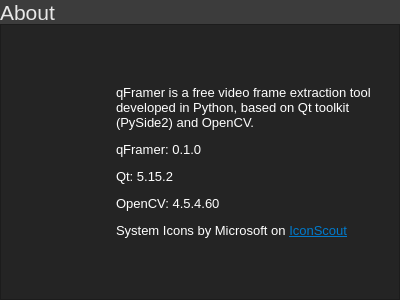
<?xml version="1.0" encoding="UTF-8"?>
<ui version="4.0">
 <class>about_window</class>
 <widget class="QDialog" name="about_window">
  <property name="geometry">
   <rect>
    <x>0</x>
    <y>0</y>
    <width>400</width>
    <height>300</height>
   </rect>
  </property>
  <property name="minimumSize">
   <size>
    <width>400</width>
    <height>300</height>
   </size>
  </property>
  <property name="windowTitle">
   <string>About</string>
  </property>
  <property name="windowIcon">
   <iconset resource="../../rc.qrc">
    <normaloff>:/system_icons/img/icon.ico</normaloff>:/system_icons/img/icon.ico</iconset>
  </property>
  <layout class="QGridLayout" name="gridLayout">
   <property name="leftMargin">
    <number>0</number>
   </property>
   <property name="topMargin">
    <number>0</number>
   </property>
   <property name="rightMargin">
    <number>0</number>
   </property>
   <property name="bottomMargin">
    <number>0</number>
   </property>
   <property name="spacing">
    <number>0</number>
   </property>
   <item row="0" column="0">
    <widget class="QFrame" name="top_bar">
     <property name="maximumSize">
      <size>
       <width>16777215</width>
       <height>24</height>
      </size>
     </property>
     <property name="styleSheet">
      <string notr="true">background-color: rgb(60, 60, 60);</string>
     </property>
     <layout class="QHBoxLayout" name="horizontalLayout_2">
      <property name="spacing">
       <number>0</number>
      </property>
      <property name="leftMargin">
       <number>0</number>
      </property>
      <property name="topMargin">
       <number>0</number>
      </property>
      <property name="rightMargin">
       <number>0</number>
      </property>
      <property name="bottomMargin">
       <number>0</number>
      </property>
      <item>
       <widget class="QLabel" name="top_label">
        <property name="maximumSize">
         <size>
          <width>100</width>
          <height>16777215</height>
         </size>
        </property>
        <property name="font">
         <font>
          <pointsize>16</pointsize>
          <weight>50</weight>
          <bold>false</bold>
         </font>
        </property>
        <property name="styleSheet">
         <string notr="true">color: rgb(232, 232, 232);</string>
        </property>
        <property name="text">
         <string>About</string>
        </property>
       </widget>
      </item>
      <item>
       <spacer name="horizontalSpacer">
        <property name="orientation">
         <enum>Qt::Horizontal</enum>
        </property>
        <property name="sizeHint" stdset="0">
         <size>
          <width>40</width>
          <height>20</height>
         </size>
        </property>
       </spacer>
      </item>
     </layout>
    </widget>
   </item>
   <item row="0" column="1">
    <widget class="QFrame" name="system_buttons">
     <property name="minimumSize">
      <size>
       <width>32</width>
       <height>0</height>
      </size>
     </property>
     <property name="maximumSize">
      <size>
       <width>32</width>
       <height>24</height>
      </size>
     </property>
     <property name="styleSheet">
      <string notr="true">background-color: rgb(60, 60, 60);</string>
     </property>
     <layout class="QHBoxLayout" name="horizontalLayout">
      <property name="spacing">
       <number>0</number>
      </property>
      <property name="leftMargin">
       <number>0</number>
      </property>
      <property name="topMargin">
       <number>0</number>
      </property>
      <property name="rightMargin">
       <number>0</number>
      </property>
      <property name="bottomMargin">
       <number>0</number>
      </property>
      <item>
       <widget class="QPushButton" name="btn_close">
        <property name="minimumSize">
         <size>
          <width>32</width>
          <height>0</height>
         </size>
        </property>
        <property name="maximumSize">
         <size>
          <width>32</width>
          <height>32</height>
         </size>
        </property>
        <property name="styleSheet">
         <string notr="true">QPushButton::hover {;
	border: 1px solid #ed4245;
    background-color: #ed4245;
}</string>
        </property>
        <property name="text">
         <string/>
        </property>
        <property name="icon">
         <iconset resource="../../rc.qrc">
          <normaloff>:/system_icons/img/close.png</normaloff>:/system_icons/img/close.png</iconset>
        </property>
        <property name="iconSize">
         <size>
          <width>24</width>
          <height>24</height>
         </size>
        </property>
        <property name="flat">
         <bool>true</bool>
        </property>
       </widget>
      </item>
     </layout>
    </widget>
   </item>
   <item row="1" column="0" colspan="2">
    <widget class="QFrame" name="content_area">
     <property name="styleSheet">
      <string notr="true">background-color: rgb(36, 36, 36);</string>
     </property>
     <property name="frameShape">
      <enum>QFrame::StyledPanel</enum>
     </property>
     <property name="frameShadow">
      <enum>QFrame::Raised</enum>
     </property>
     <layout class="QGridLayout" name="gridLayout_2">
      <item row="0" column="0">
       <widget class="QLabel" name="label">
        <property name="minimumSize">
         <size>
          <width>100</width>
          <height>100</height>
         </size>
        </property>
        <property name="maximumSize">
         <size>
          <width>100</width>
          <height>100</height>
         </size>
        </property>
        <property name="text">
         <string/>
        </property>
        <property name="pixmap">
         <pixmap resource="../../rc.qrc">:/logo/img/logo.png</pixmap>
        </property>
        <property name="scaledContents">
         <bool>true</bool>
        </property>
       </widget>
      </item>
      <item row="0" column="1">
       <widget class="QLabel" name="lbl_about">
        <property name="font">
         <font>
          <family>Tahoma</family>
          <pointsize>10</pointsize>
         </font>
        </property>
        <property name="styleSheet">
         <string notr="true">color: rgb(255, 255, 255);</string>
        </property>
        <property name="text">
         <string>&lt;html&gt;&lt;head/&gt;&lt;body&gt;&lt;p&gt;qFramer is a free video frame extraction tool developed in Python, based on Qt toolkit (PySide2) and OpenCV.&lt;/p&gt;&lt;p&gt;qFramer: 0.1.0&lt;/p&gt;&lt;p&gt;Qt: 5.15.2&lt;/p&gt;&lt;p&gt;OpenCV: 4.5.4.60&lt;/p&gt;&lt;p&gt;System Icons by Microsoft on &lt;a href=&quot;www.iconscout.com&quot;&gt;&lt;span style=&quot; text-decoration: underline; color:#007acc;&quot;&gt;IconScout&lt;/span&gt;&lt;/a&gt;&lt;/p&gt;&lt;/body&gt;&lt;/html&gt;</string>
        </property>
        <property name="wordWrap">
         <bool>true</bool>
        </property>
        <property name="openExternalLinks">
         <bool>true</bool>
        </property>
       </widget>
      </item>
     </layout>
    </widget>
   </item>
  </layout>
 </widget>
 <resources>
  <include location="../../rc.qrc"/>
 </resources>
 <connections>
  <connection>
   <sender>btn_close</sender>
   <signal>clicked()</signal>
   <receiver>about_window</receiver>
   <slot>close()</slot>
   <hints>
    <hint type="sourcelabel">
     <x>383</x>
     <y>11</y>
    </hint>
    <hint type="destinationlabel">
     <x>199</x>
     <y>149</y>
    </hint>
   </hints>
  </connection>
 </connections>
</ui>
